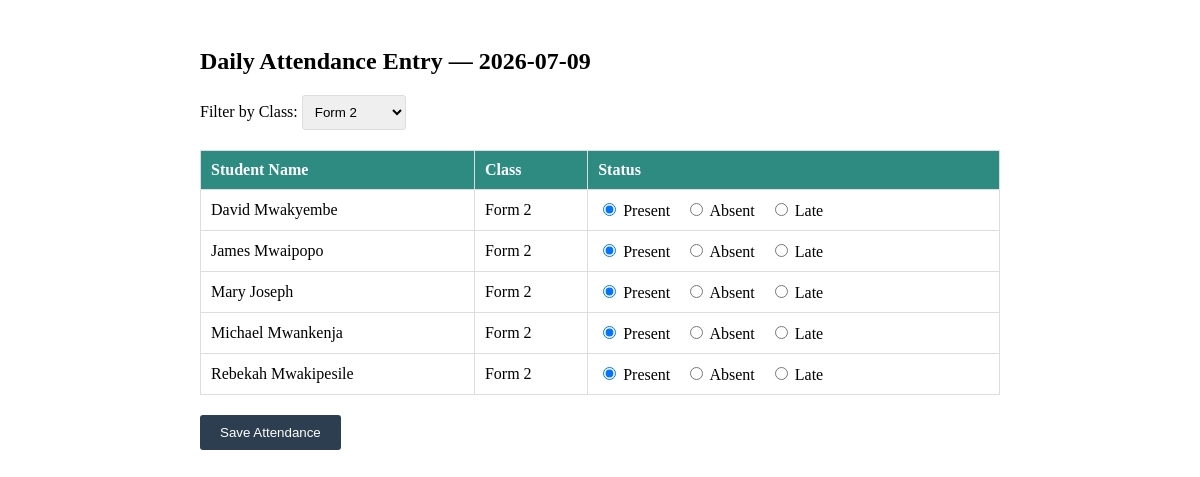
The page /attendance_form.php?class_id=2 on the database its author committed.
### tables this page shows
CREATE TABLE `students` (
  `student_id` int(11) NOT NULL,
  `registration_number` varchar(20) DEFAULT NULL,
  `full_name` varchar(100) DEFAULT NULL,
  `gender` enum('M','F') DEFAULT NULL,
  `class_id` int(11) DEFAULT NULL,
  `enrollment_date` date DEFAULT NULL,
  `status` enum('Active','Dropped','Transferred','Graduated') DEFAULT NULL,
  `created_at` timestamp NOT NULL DEFAULT current_timestamp()
);

### attendance_form.php (the view, shortened to what this page needs)
<?php
$db = getDBConnection();
$selectedClass = isset($_GET['class_id']) ? $_GET['class_id'] : null;
if ($selectedClass) {
    $stmt = $db->prepare(
        "SELECT * FROM students WHERE status = 'Active' AND class_id = :class_id
         ORDER BY full_name"
    );
    $stmt->execute([':class_id' => $selectedClass]);
} else {
    $stmt = $db->prepare(
        "SELECT * FROM students WHERE status = 'Active' ORDER BY class_id, full_name"
    );
    $stmt->execute();
}
$students = $stmt->fetchAll(PDO::FETCH_ASSOC);
$today = date('Y-m-d');
if ($selectedClass) {
    $dupCheck = $db->prepare(
        "SELECT COUNT(*) FROM attendance a
         INNER JOIN students s ON a.student_id = s.student_id
         WHERE a.attendance_date = :today AND s.class_id = :class_id"
    );
    $dupCheck->execute([':today' => $today, ':class_id' => $selectedClass]);
} else {
    $dupCheck = $db->prepare(
        "SELECT COUNT(*) FROM attendance WHERE attendance_date = :today"
    );
    $dupCheck->execute([':today' => $today]);
}
$alreadySubmitted = $dupCheck->fetchColumn() > 0;
?>
<!DOCTYPE html>
<html>
<head>
</head>
<body>
<div class="container">
    <h2>Daily Attendance Entry &mdash; <?php echo $today; ?></h2>
    <div class="filters">
        <form method="GET">
            <label>Filter by Class:
                <select name="class_id" onchange="this.form.submit()">
                    <?php foreach (['1','2','3','4'] as $cls): ?>
                        <option value="<?php echo $cls; ?>"
                            <?php if ($selectedClass === $cls) echo 'selected'; ?>>
                            Form <?php echo $cls; ?>
                        </option>
                    <?php endforeach; ?>
                </select>
            </label>
        </form>
    </div>
    <form method="POST" action="save_attendance.php">
        <table>
            <thead>
                <tr>
                    <th>Student Name</th>
                    <th>Class</th>
                    <th>Status</th>
                </tr>
            </thead>
            <tbody>
                <?php foreach ($students as $student): ?>
                <tr>
                    <td><?php echo htmlspecialchars($student['full_name']); ?></td>
                    <td>Form <?php echo htmlspecialchars($student['class_id']); ?></td>
                    <td>
                        <div class="radio-group">
                            <label>
                                <input type="radio"
                                       name="attendance[<?php echo $student['student_id']; ?>]"
                                       value="Present" checked> Present
                            </label>
                            <label>
                                <input type="radio"
                                       name="attendance[<?php echo $student['student_id']; ?>]"
                                       value="Absent"> Absent
                            </label>
                            <label>
                                <input type="radio"
                                       name="attendance[<?php echo $student['student_id']; ?>]"
                                       value="Late"> Late
                            </label>
                        </div>
                    </td>
                </tr>
                <?php endforeach; ?>
            </tbody>
        </table>
        <button type="submit" style="margin-top: 20px;"
            <?php if ($alreadySubmitted) echo 'onclick="return confirm(\'Attendance already submitted. Submit again anyway?\')"'; ?>>
            Save Attendance
        </button>
    </form>
</div>
</body>
</html>

### attendance_form.php (style rules this page uses)
.container { max-width: 800px; margin: 0 auto; padding: 20px; }
table { width: 100%; border-collapse: collapse; margin-top: 20px; }
th, td { padding: 10px; border: 1px solid #ddd; text-align: left; }
th { background: #2d8b81; color: white; }
.radio-group { display: flex; gap: 15px; }
button { padding: 10px 20px; background: #2c3e50; color: white; border: none; border-radius: 3px; cursor: pointer; }
.filters { margin-bottom: 15px; }
.filters select { padding: 8px; border: 1px solid #ddd; border-radius: 3px; }

### rows shown on the page
students: full_name "David Mwakyembe", class "2"
students: full_name "James Mwaipopo", class "2"
students: full_name "Mary Joseph", class "2"
students: full_name "Michael Mwankenja", class "2"
students: full_name "Rebekah Mwakipesile", class "2"

### other values the page prints
$today "2026-07-09"
